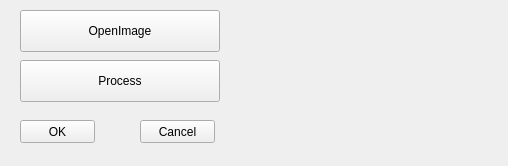
<?xml version="1.0" encoding="UTF-8"?>
<ui version="4.0">
 <class>MainWindow</class>
 <widget class="QMainWindow" name="MainWindow">
  <property name="geometry">
   <rect>
    <x>0</x>
    <y>0</y>
    <width>508</width>
    <height>166</height>
   </rect>
  </property>
  <property name="sizePolicy">
   <sizepolicy hsizetype="Preferred" vsizetype="Preferred">
    <horstretch>0</horstretch>
    <verstretch>0</verstretch>
   </sizepolicy>
  </property>
  <property name="windowTitle">
   <string>MainWindow</string>
  </property>
  <widget class="QWidget" name="centralWidget">
   <widget class="QPushButton" name="btnOpenImage">
    <property name="geometry">
     <rect>
      <x>20</x>
      <y>10</y>
      <width>200</width>
      <height>42</height>
     </rect>
    </property>
    <property name="text">
     <string>OpenImage</string>
    </property>
   </widget>
   <widget class="QPushButton" name="btnProcess">
    <property name="geometry">
     <rect>
      <x>20</x>
      <y>60</y>
      <width>200</width>
      <height>42</height>
     </rect>
    </property>
    <property name="text">
     <string>Process</string>
    </property>
   </widget>
   <widget class="QPushButton" name="btnOK">
    <property name="geometry">
     <rect>
      <x>20</x>
      <y>120</y>
      <width>75</width>
      <height>23</height>
     </rect>
    </property>
    <property name="text">
     <string>OK</string>
    </property>
   </widget>
   <widget class="QPushButton" name="btnCancel">
    <property name="geometry">
     <rect>
      <x>140</x>
      <y>120</y>
      <width>75</width>
      <height>23</height>
     </rect>
    </property>
    <property name="text">
     <string>Cancel</string>
    </property>
   </widget>
   <widget class="QLabel" name="labelImage">
    <property name="geometry">
     <rect>
      <x>230</x>
      <y>10</y>
      <width>261</width>
      <height>141</height>
     </rect>
    </property>
    <property name="text">
     <string/>
    </property>
   </widget>
  </widget>
 </widget>
 <layoutdefault spacing="6" margin="11"/>
 <resources/>
 <connections/>
</ui>
